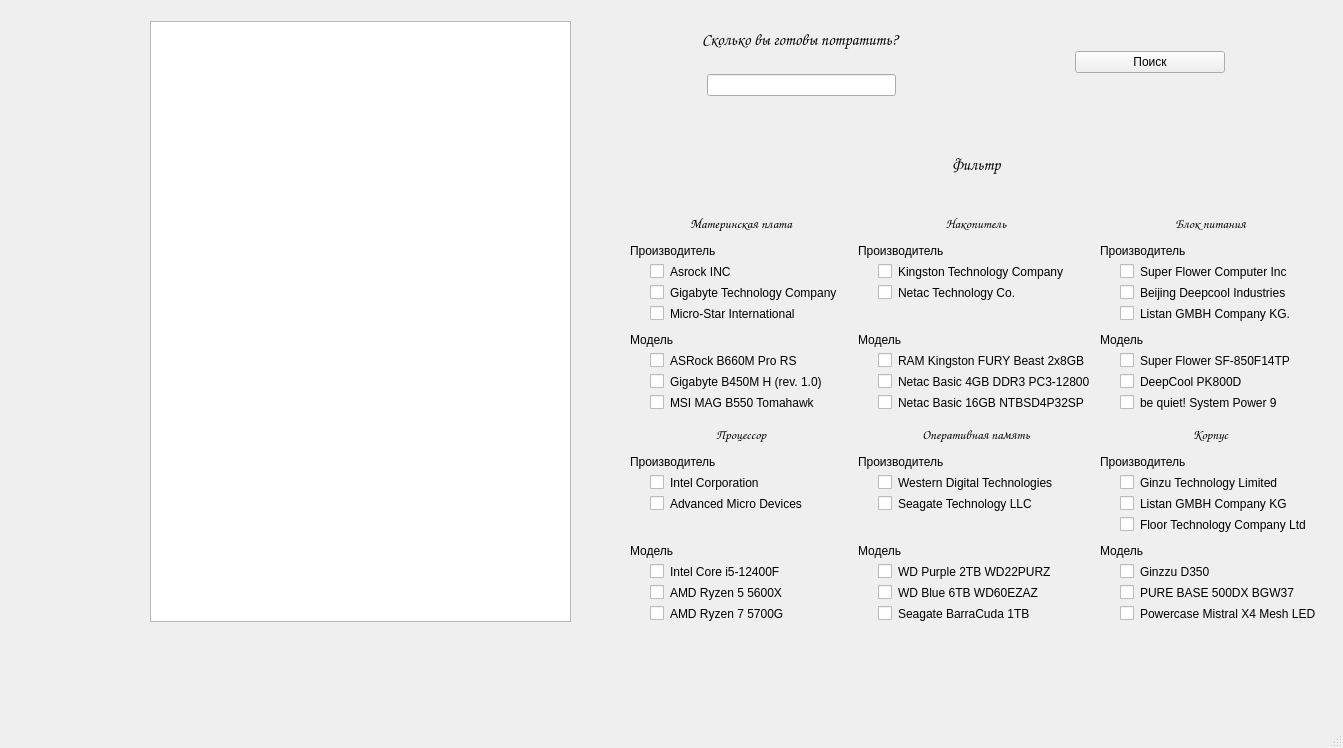
<?xml version="1.0" encoding="UTF-8"?>
<ui version="4.0">
 <class>MainWindow</class>
 <widget class="QMainWindow" name="MainWindow">
  <property name="geometry">
   <rect>
    <x>0</x>
    <y>0</y>
    <width>1343</width>
    <height>748</height>
   </rect>
  </property>
  <property name="windowTitle">
   <string>Великий комбинатор </string>
  </property>
  <property name="autoFillBackground">
   <bool>false</bool>
  </property>
  <widget class="QWidget" name="centralwidget">
   <widget class="QLabel" name="label_55">
    <property name="geometry">
     <rect>
      <x>620</x>
      <y>20</y>
      <width>711</width>
      <height>81</height>
     </rect>
    </property>
    <property name="text">
     <string/>
    </property>
   </widget>
   <widget class="QLabel" name="label_18">
    <property name="geometry">
     <rect>
      <x>40</x>
      <y>100</y>
      <width>251</width>
      <height>1351</height>
     </rect>
    </property>
    <property name="text">
     <string/>
    </property>
   </widget>
   <widget class="QLabel" name="label_24">
    <property name="geometry">
     <rect>
      <x>620</x>
      <y>130</y>
      <width>711</width>
      <height>501</height>
     </rect>
    </property>
    <property name="text">
     <string/>
    </property>
   </widget>
   <widget class="QWidget" name="horizontalLayoutWidget">
    <property name="geometry">
     <rect>
      <x>630</x>
      <y>20</y>
      <width>691</width>
      <height>85</height>
     </rect>
    </property>
    <layout class="QHBoxLayout" name="horizontalLayout">
     <item>
      <layout class="QVBoxLayout" name="verticalLayout">
       <item alignment="Qt::AlignHCenter|Qt::AlignVCenter">
        <widget class="QLabel" name="label">
         <property name="font">
          <font>
           <family>Comic Sans MS</family>
           <pointsize>12</pointsize>
          </font>
         </property>
         <property name="text">
          <string>Сколько вы готовы потратить?</string>
         </property>
        </widget>
       </item>
       <item alignment="Qt::AlignHCenter|Qt::AlignVCenter">
        <widget class="QLineEdit" name="lineEdit">
         <property name="enabled">
          <bool>true</bool>
         </property>
         <property name="minimumSize">
          <size>
           <width>189</width>
           <height>22</height>
          </size>
         </property>
         <property name="maximumSize">
          <size>
           <width>189</width>
           <height>22</height>
          </size>
         </property>
        </widget>
       </item>
      </layout>
     </item>
     <item alignment="Qt::AlignHCenter">
      <widget class="QPushButton" name="pushButton">
       <property name="minimumSize">
        <size>
         <width>150</width>
         <height>0</height>
        </size>
       </property>
       <property name="text">
        <string>Поиск</string>
       </property>
      </widget>
     </item>
    </layout>
   </widget>
   <widget class="QWidget" name="gridLayoutWidget">
    <property name="geometry">
     <rect>
      <x>630</x>
      <y>130</y>
      <width>691</width>
      <height>491</height>
     </rect>
    </property>
    <layout class="QGridLayout" name="gridLayout_3">
     <item row="1" column="0">
      <layout class="QVBoxLayout" name="verticalLayout_3">
       <property name="spacing">
        <number>6</number>
       </property>
      </layout>
     </item>
     <item row="1" column="1">
      <layout class="QVBoxLayout" name="verticalLayout_5">
       <item alignment="Qt::AlignVCenter">
        <widget class="QLabel" name="label_4">
         <property name="minimumSize">
          <size>
           <width>0</width>
           <height>28</height>
          </size>
         </property>
         <property name="font">
          <font>
           <family>Comic Sans MS</family>
           <pointsize>12</pointsize>
          </font>
         </property>
         <property name="styleSheet">
          <string notr="true">QLabel
{
color #332225;
}</string>
         </property>
         <property name="text">
          <string>Фильтр</string>
         </property>
         <property name="alignment">
          <set>Qt::AlignCenter</set>
         </property>
        </widget>
       </item>
      </layout>
     </item>
     <item row="1" column="2">
      <layout class="QVBoxLayout" name="verticalLayout_7"/>
     </item>
     <item row="2" column="2">
      <layout class="QVBoxLayout" name="verticalLayout_8">
       <item>
        <layout class="QGridLayout" name="gridLayout">
         <item row="18" column="0">
          <widget class="QCheckBox" name="cp3">
           <property name="styleSheet">
            <string notr="true">QCheckBox {
	padding-left: 20px;
}</string>
           </property>
           <property name="text">
            <string>Floor Technology Company Ltd</string>
           </property>
          </widget>
         </item>
         <item row="14" column="0">
          <widget class="QLabel" name="label_10">
           <property name="minimumSize">
            <size>
             <width>0</width>
             <height>27</height>
            </size>
           </property>
           <property name="font">
            <font>
             <family>Comic Sans MS</family>
             <pointsize>10</pointsize>
            </font>
           </property>
           <property name="styleSheet">
            <string notr="true">QLabel
{
color #332225;
}</string>
           </property>
           <property name="text">
            <string>Корпус</string>
           </property>
           <property name="alignment">
            <set>Qt::AlignBottom|Qt::AlignHCenter</set>
           </property>
          </widget>
         </item>
         <item row="23" column="0">
          <widget class="QCheckBox" name="cm3">
           <property name="styleSheet">
            <string notr="true">QCheckBox {
	padding-left: 20px;
}</string>
           </property>
           <property name="text">
            <string>Powercase Mistral X4 Mesh LED</string>
           </property>
          </widget>
         </item>
         <item row="12" column="0">
          <widget class="QCheckBox" name="psm2">
           <property name="styleSheet">
            <string notr="true">QCheckBox {
	padding-left: 20px;
}</string>
           </property>
           <property name="text">
            <string>DeepCool PK800D</string>
           </property>
          </widget>
         </item>
         <item row="15" column="0">
          <widget class="QLabel" name="label_17">
           <property name="minimumSize">
            <size>
             <width>0</width>
             <height>20</height>
            </size>
           </property>
           <property name="styleSheet">
            <string notr="true">QLabel
{
color #332225;
}</string>
           </property>
           <property name="text">
            <string>Производитель</string>
           </property>
           <property name="alignment">
            <set>Qt::AlignBottom|Qt::AlignLeading|Qt::AlignLeft</set>
           </property>
          </widget>
         </item>
         <item row="5" column="0">
          <widget class="QLabel" name="label_16">
           <property name="minimumSize">
            <size>
             <width>0</width>
             <height>20</height>
            </size>
           </property>
           <property name="styleSheet">
            <string notr="true">QLabel
{
color #332225;
}</string>
           </property>
           <property name="text">
            <string>Производитель</string>
           </property>
           <property name="alignment">
            <set>Qt::AlignBottom|Qt::AlignLeading|Qt::AlignLeft</set>
           </property>
          </widget>
         </item>
         <item row="19" column="0">
          <widget class="QLabel" name="label_23">
           <property name="minimumSize">
            <size>
             <width>0</width>
             <height>20</height>
            </size>
           </property>
           <property name="styleSheet">
            <string notr="true">QLabel
{
color #332225;
}</string>
           </property>
           <property name="text">
            <string>Модель</string>
           </property>
           <property name="alignment">
            <set>Qt::AlignBottom|Qt::AlignLeading|Qt::AlignLeft</set>
           </property>
          </widget>
         </item>
         <item row="4" column="0">
          <widget class="QLabel" name="label_9">
           <property name="minimumSize">
            <size>
             <width>0</width>
             <height>27</height>
            </size>
           </property>
           <property name="font">
            <font>
             <family>Comic Sans MS</family>
             <pointsize>10</pointsize>
            </font>
           </property>
           <property name="styleSheet">
            <string notr="true">QLabel
{
color #332225;
}</string>
           </property>
           <property name="text">
            <string>Блок питания</string>
           </property>
           <property name="alignment">
            <set>Qt::AlignBottom|Qt::AlignHCenter</set>
           </property>
          </widget>
         </item>
         <item row="11" column="0">
          <widget class="QCheckBox" name="psm1">
           <property name="styleSheet">
            <string notr="true">QCheckBox {
	padding-left: 20px;
}</string>
           </property>
           <property name="text">
            <string>Super Flower SF-850F14TP</string>
           </property>
          </widget>
         </item>
         <item row="17" column="0">
          <widget class="QCheckBox" name="cp2">
           <property name="styleSheet">
            <string notr="true">QCheckBox {
	padding-left: 20px;
}</string>
           </property>
           <property name="text">
            <string>Listan GMBH Company KG</string>
           </property>
          </widget>
         </item>
         <item row="20" column="0">
          <widget class="QCheckBox" name="cm1">
           <property name="styleSheet">
            <string notr="true">QCheckBox {
	padding-left: 20px;
}</string>
           </property>
           <property name="text">
            <string>Ginzzu D350</string>
           </property>
          </widget>
         </item>
         <item row="13" column="0">
          <widget class="QCheckBox" name="psm3">
           <property name="styleSheet">
            <string notr="true">QCheckBox {
	padding-left: 20px;
}</string>
           </property>
           <property name="text">
            <string>be quiet! System Power 9</string>
           </property>
          </widget>
         </item>
         <item row="6" column="0">
          <widget class="QCheckBox" name="psp1">
           <property name="styleSheet">
            <string notr="true">QCheckBox {
	padding-left: 20px;
}</string>
           </property>
           <property name="text">
            <string>Super Flower Computer Inc</string>
           </property>
          </widget>
         </item>
         <item row="16" column="0">
          <widget class="QCheckBox" name="cp1">
           <property name="styleSheet">
            <string notr="true">QCheckBox {
	padding-left: 20px;
}</string>
           </property>
           <property name="text">
            <string>Ginzu Technology Limited</string>
           </property>
          </widget>
         </item>
         <item row="8" column="0">
          <widget class="QCheckBox" name="psp3">
           <property name="styleSheet">
            <string notr="true">QCheckBox {
	padding-left: 20px;
}</string>
           </property>
           <property name="text">
            <string>Listan GMBH Company KG.</string>
           </property>
          </widget>
         </item>
         <item row="7" column="0">
          <widget class="QCheckBox" name="psp2">
           <property name="styleSheet">
            <string notr="true">QCheckBox {
	padding-left: 20px;
}</string>
           </property>
           <property name="text">
            <string>Beijing Deepcool Industries</string>
           </property>
          </widget>
         </item>
         <item row="22" column="0">
          <widget class="QCheckBox" name="cm2">
           <property name="styleSheet">
            <string notr="true">QCheckBox {
	padding-left: 20px;
}</string>
           </property>
           <property name="text">
            <string>PURE BASE 500DX BGW37</string>
           </property>
          </widget>
         </item>
         <item row="10" column="0">
          <widget class="QLabel" name="label_22">
           <property name="minimumSize">
            <size>
             <width>0</width>
             <height>20</height>
            </size>
           </property>
           <property name="palette">
            <palette>
             <active>
              <colorrole role="Text">
               <brush brushstyle="SolidPattern">
                <color alpha="255">
                 <red>51</red>
                 <green>34</green>
                 <blue>37</blue>
                </color>
               </brush>
              </colorrole>
             </active>
             <inactive>
              <colorrole role="Text">
               <brush brushstyle="SolidPattern">
                <color alpha="255">
                 <red>0</red>
                 <green>0</green>
                 <blue>0</blue>
                </color>
               </brush>
              </colorrole>
             </inactive>
             <disabled>
              <colorrole role="Text">
               <brush brushstyle="SolidPattern">
                <color alpha="255">
                 <red>120</red>
                 <green>120</green>
                 <blue>120</blue>
                </color>
               </brush>
              </colorrole>
             </disabled>
            </palette>
           </property>
           <property name="styleSheet">
            <string notr="true">QLabel
{
color #332225;
}</string>
           </property>
           <property name="text">
            <string>Модель</string>
           </property>
           <property name="alignment">
            <set>Qt::AlignBottom|Qt::AlignLeading|Qt::AlignLeft</set>
           </property>
          </widget>
         </item>
        </layout>
       </item>
      </layout>
     </item>
     <item row="2" column="1">
      <layout class="QVBoxLayout" name="verticalLayout_6">
       <item>
        <widget class="QLabel" name="label_51">
         <property name="minimumSize">
          <size>
           <width>0</width>
           <height>27</height>
          </size>
         </property>
         <property name="font">
          <font>
           <family>Comic Sans MS</family>
           <pointsize>10</pointsize>
          </font>
         </property>
         <property name="styleSheet">
          <string notr="true">QLabel
{
color #332225;
}</string>
         </property>
         <property name="text">
          <string>Накопитель</string>
         </property>
         <property name="alignment">
          <set>Qt::AlignBottom|Qt::AlignHCenter</set>
         </property>
        </widget>
       </item>
       <item>
        <widget class="QLabel" name="label_52">
         <property name="minimumSize">
          <size>
           <width>0</width>
           <height>20</height>
          </size>
         </property>
         <property name="styleSheet">
          <string notr="true">QLabel
{
color #332225;
}</string>
         </property>
         <property name="text">
          <string>Производитель</string>
         </property>
         <property name="alignment">
          <set>Qt::AlignBottom|Qt::AlignLeading|Qt::AlignLeft</set>
         </property>
        </widget>
       </item>
       <item>
        <widget class="QCheckBox" name="hdp1">
         <property name="styleSheet">
          <string notr="true">QCheckBox {
	padding-left: 20px;
}</string>
         </property>
         <property name="text">
          <string>Kingston Technology Company</string>
         </property>
        </widget>
       </item>
       <item>
        <widget class="QCheckBox" name="hdp2">
         <property name="styleSheet">
          <string notr="true">QCheckBox {
	padding-left: 20px;
}</string>
         </property>
         <property name="text">
          <string>Netac Technology Co.</string>
         </property>
        </widget>
       </item>
       <item>
        <widget class="QLabel" name="label_57">
         <property name="text">
          <string/>
         </property>
        </widget>
       </item>
       <item>
        <widget class="QLabel" name="label_49">
         <property name="minimumSize">
          <size>
           <width>0</width>
           <height>20</height>
          </size>
         </property>
         <property name="styleSheet">
          <string notr="true">QLabel
{
color #332225;
}</string>
         </property>
         <property name="text">
          <string>Модель</string>
         </property>
         <property name="alignment">
          <set>Qt::AlignBottom|Qt::AlignLeading|Qt::AlignLeft</set>
         </property>
        </widget>
       </item>
       <item>
        <widget class="QCheckBox" name="hdm1">
         <property name="styleSheet">
          <string notr="true">QCheckBox {
	padding-left: 20px;
}</string>
         </property>
         <property name="text">
          <string>RAM Kingston FURY Beast 2x8GB</string>
         </property>
        </widget>
       </item>
       <item>
        <widget class="QCheckBox" name="hdm2">
         <property name="styleSheet">
          <string notr="true">QCheckBox {
	padding-left: 20px;
}</string>
         </property>
         <property name="text">
          <string>Netac Basic 4GB DDR3 PC3-12800 </string>
         </property>
        </widget>
       </item>
       <item>
        <widget class="QCheckBox" name="hdm3">
         <property name="styleSheet">
          <string notr="true">QCheckBox {
	padding-left: 20px;
}</string>
         </property>
         <property name="text">
          <string>Netac Basic 16GB NTBSD4P32SP</string>
         </property>
        </widget>
       </item>
       <item>
        <widget class="QLabel" name="label_50">
         <property name="minimumSize">
          <size>
           <width>0</width>
           <height>27</height>
          </size>
         </property>
         <property name="font">
          <font>
           <family>Comic Sans MS</family>
           <pointsize>10</pointsize>
          </font>
         </property>
         <property name="styleSheet">
          <string notr="true">QLabel
{
color #332225;
}</string>
         </property>
         <property name="text">
          <string>Оперативная память</string>
         </property>
         <property name="alignment">
          <set>Qt::AlignBottom|Qt::AlignHCenter</set>
         </property>
        </widget>
       </item>
       <item>
        <widget class="QLabel" name="label_48">
         <property name="minimumSize">
          <size>
           <width>0</width>
           <height>20</height>
          </size>
         </property>
         <property name="styleSheet">
          <string notr="true">QLabel
{
color #332225;
}</string>
         </property>
         <property name="text">
          <string>Производитель</string>
         </property>
         <property name="alignment">
          <set>Qt::AlignBottom|Qt::AlignLeading|Qt::AlignLeft</set>
         </property>
        </widget>
       </item>
       <item>
        <widget class="QCheckBox" name="rap1">
         <property name="styleSheet">
          <string notr="true">QCheckBox {
	padding-left: 20px;
}</string>
         </property>
         <property name="text">
          <string>Western Digital Technologies</string>
         </property>
        </widget>
       </item>
       <item>
        <widget class="QCheckBox" name="rap2">
         <property name="styleSheet">
          <string notr="true">QCheckBox {
	padding-left: 20px;
}</string>
         </property>
         <property name="text">
          <string>Seagate Technology LLC</string>
         </property>
        </widget>
       </item>
       <item>
        <widget class="QLabel" name="label_58">
         <property name="text">
          <string/>
         </property>
        </widget>
       </item>
       <item>
        <widget class="QLabel" name="label_53">
         <property name="minimumSize">
          <size>
           <width>0</width>
           <height>20</height>
          </size>
         </property>
         <property name="styleSheet">
          <string notr="true">QLabel
{
color #332225;
}</string>
         </property>
         <property name="text">
          <string>Модель</string>
         </property>
         <property name="alignment">
          <set>Qt::AlignBottom|Qt::AlignLeading|Qt::AlignLeft</set>
         </property>
        </widget>
       </item>
       <item>
        <widget class="QCheckBox" name="ram1">
         <property name="styleSheet">
          <string notr="true">QCheckBox {
	padding-left: 20px;
}</string>
         </property>
         <property name="text">
          <string>WD Purple 2TB WD22PURZ</string>
         </property>
        </widget>
       </item>
       <item>
        <widget class="QCheckBox" name="ram2">
         <property name="styleSheet">
          <string notr="true">QCheckBox {
	padding-left: 20px;
}</string>
         </property>
         <property name="text">
          <string>WD Blue 6TB WD60EZAZ</string>
         </property>
        </widget>
       </item>
       <item>
        <widget class="QCheckBox" name="ram3">
         <property name="styleSheet">
          <string notr="true">QCheckBox {
	padding-left: 20px;
}</string>
         </property>
         <property name="text">
          <string>Seagate BarraCuda 1TB </string>
         </property>
        </widget>
       </item>
      </layout>
     </item>
     <item row="2" column="0">
      <layout class="QVBoxLayout" name="verticalLayout_4">
       <item>
        <widget class="QLabel" name="label_42">
         <property name="minimumSize">
          <size>
           <width>0</width>
           <height>27</height>
          </size>
         </property>
         <property name="font">
          <font>
           <family>Comic Sans MS</family>
           <pointsize>10</pointsize>
          </font>
         </property>
         <property name="styleSheet">
          <string notr="true">QLabel
{
color #332225;
}</string>
         </property>
         <property name="text">
          <string>Материнская плата</string>
         </property>
         <property name="alignment">
          <set>Qt::AlignBottom|Qt::AlignHCenter</set>
         </property>
        </widget>
       </item>
       <item>
        <widget class="QLabel" name="label_43">
         <property name="minimumSize">
          <size>
           <width>0</width>
           <height>20</height>
          </size>
         </property>
         <property name="styleSheet">
          <string notr="true">QLabel
{
color #332225;
}</string>
         </property>
         <property name="text">
          <string>Производитель</string>
         </property>
         <property name="alignment">
          <set>Qt::AlignBottom|Qt::AlignLeading|Qt::AlignLeft</set>
         </property>
        </widget>
       </item>
       <item>
        <widget class="QCheckBox" name="mp1">
         <property name="palette">
          <palette>
           <active>
            <colorrole role="Text">
             <brush brushstyle="SolidPattern">
              <color alpha="255">
               <red>51</red>
               <green>34</green>
               <blue>37</blue>
              </color>
             </brush>
            </colorrole>
           </active>
           <inactive>
            <colorrole role="Text">
             <brush brushstyle="SolidPattern">
              <color alpha="255">
               <red>0</red>
               <green>0</green>
               <blue>0</blue>
              </color>
             </brush>
            </colorrole>
           </inactive>
           <disabled>
            <colorrole role="Text">
             <brush brushstyle="SolidPattern">
              <color alpha="255">
               <red>120</red>
               <green>120</green>
               <blue>120</blue>
              </color>
             </brush>
            </colorrole>
           </disabled>
          </palette>
         </property>
         <property name="styleSheet">
          <string notr="true">QCheckBox {
	padding-left: 20px;
}</string>
         </property>
         <property name="text">
          <string>Asrock INC</string>
         </property>
        </widget>
       </item>
       <item>
        <widget class="QCheckBox" name="mp2">
         <property name="styleSheet">
          <string notr="true">QCheckBox {
	padding-left: 20px;
}</string>
         </property>
         <property name="text">
          <string>Gigabyte Technology Company</string>
         </property>
        </widget>
       </item>
       <item>
        <widget class="QCheckBox" name="mp3">
         <property name="styleSheet">
          <string notr="true">QCheckBox {
	padding-left: 20px;
}</string>
         </property>
         <property name="text">
          <string>Micro-Star International</string>
         </property>
        </widget>
       </item>
       <item>
        <widget class="QLabel" name="label_45">
         <property name="minimumSize">
          <size>
           <width>0</width>
           <height>20</height>
          </size>
         </property>
         <property name="styleSheet">
          <string notr="true">QLabel
{
color #332225;
}</string>
         </property>
         <property name="text">
          <string>Модель</string>
         </property>
         <property name="alignment">
          <set>Qt::AlignBottom|Qt::AlignLeading|Qt::AlignLeft</set>
         </property>
        </widget>
       </item>
       <item>
        <widget class="QCheckBox" name="mm1">
         <property name="styleSheet">
          <string notr="true">QCheckBox {
	padding-left: 20px;
}</string>
         </property>
         <property name="text">
          <string>ASRock B660M Pro RS</string>
         </property>
        </widget>
       </item>
       <item>
        <widget class="QCheckBox" name="mm2">
         <property name="styleSheet">
          <string notr="true">QCheckBox {
	padding-left: 20px;
}</string>
         </property>
         <property name="text">
          <string>Gigabyte B450M H (rev. 1.0)</string>
         </property>
        </widget>
       </item>
       <item>
        <widget class="QCheckBox" name="mm3">
         <property name="styleSheet">
          <string notr="true">QCheckBox {
	padding-left: 20px;
}</string>
         </property>
         <property name="text">
          <string>MSI MAG B550 Tomahawk</string>
         </property>
        </widget>
       </item>
       <item>
        <widget class="QLabel" name="label_44">
         <property name="minimumSize">
          <size>
           <width>24</width>
           <height>27</height>
          </size>
         </property>
         <property name="font">
          <font>
           <family>Comic Sans MS</family>
           <pointsize>10</pointsize>
          </font>
         </property>
         <property name="styleSheet">
          <string notr="true">QLabel
{
color #332225;
}</string>
         </property>
         <property name="text">
          <string>Процессор</string>
         </property>
         <property name="alignment">
          <set>Qt::AlignBottom|Qt::AlignHCenter</set>
         </property>
        </widget>
       </item>
       <item>
        <widget class="QLabel" name="label_47">
         <property name="minimumSize">
          <size>
           <width>0</width>
           <height>20</height>
          </size>
         </property>
         <property name="styleSheet">
          <string notr="true">QLabel
{
color #332225;
}</string>
         </property>
         <property name="text">
          <string>Производитель</string>
         </property>
         <property name="alignment">
          <set>Qt::AlignBottom|Qt::AlignLeading|Qt::AlignLeft</set>
         </property>
        </widget>
       </item>
       <item>
        <widget class="QCheckBox" name="pp1">
         <property name="styleSheet">
          <string notr="true">QCheckBox {
	padding-left: 20px;
}</string>
         </property>
         <property name="text">
          <string>Intel Corporation</string>
         </property>
        </widget>
       </item>
       <item>
        <widget class="QCheckBox" name="pp2">
         <property name="styleSheet">
          <string notr="true">QCheckBox {
	padding-left: 20px;
}</string>
         </property>
         <property name="text">
          <string>Advanced Micro Devices</string>
         </property>
        </widget>
       </item>
       <item>
        <widget class="QLabel" name="label_56">
         <property name="text">
          <string/>
         </property>
        </widget>
       </item>
       <item>
        <widget class="QLabel" name="label_46">
         <property name="minimumSize">
          <size>
           <width>0</width>
           <height>20</height>
          </size>
         </property>
         <property name="styleSheet">
          <string notr="true">QLabel
{
color #332225;
}</string>
         </property>
         <property name="text">
          <string>Модель</string>
         </property>
         <property name="alignment">
          <set>Qt::AlignBottom|Qt::AlignLeading|Qt::AlignLeft</set>
         </property>
        </widget>
       </item>
       <item>
        <widget class="QCheckBox" name="pm1">
         <property name="styleSheet">
          <string notr="true">QCheckBox {
	padding-left: 20px;
}</string>
         </property>
         <property name="text">
          <string>Intel Core i5-12400F</string>
         </property>
        </widget>
       </item>
       <item>
        <widget class="QCheckBox" name="pm2">
         <property name="styleSheet">
          <string notr="true">QCheckBox {
	padding-left: 20px;
}</string>
         </property>
         <property name="text">
          <string>AMD Ryzen 5 5600X</string>
         </property>
        </widget>
       </item>
       <item>
        <widget class="QCheckBox" name="pm3">
         <property name="styleSheet">
          <string notr="true">QCheckBox {
	padding-left: 20px;
}</string>
         </property>
         <property name="text">
          <string>AMD Ryzen 7 5700G</string>
         </property>
        </widget>
       </item>
      </layout>
     </item>
    </layout>
   </widget>
   <widget class="QLabel" name="label_3">
    <property name="geometry">
     <rect>
      <x>629</x>
      <y>195</y>
      <width>691</width>
      <height>431</height>
     </rect>
    </property>
    <property name="styleSheet">
     <string notr="true">OLabel {
	background-color: #9283ac;
	 border-radius: 10px;
}</string>
    </property>
    <property name="text">
     <string/>
    </property>
   </widget>
   <widget class="QLabel" name="label_54">
    <property name="geometry">
     <rect>
      <x>0</x>
      <y>0</y>
      <width>960</width>
      <height>450</height>
     </rect>
    </property>
    <property name="text">
     <string/>
    </property>
   </widget>
   <widget class="QTableWidget" name="tableWidget">
    <property name="geometry">
     <rect>
      <x>150</x>
      <y>21</y>
      <width>421</width>
      <height>601</height>
     </rect>
    </property>
   </widget>
   <zorder>label_3</zorder>
   <zorder>label_54</zorder>
   <zorder>label_24</zorder>
   <zorder>label_18</zorder>
   <zorder>label_55</zorder>
   <zorder>horizontalLayoutWidget</zorder>
   <zorder>gridLayoutWidget</zorder>
   <zorder>tableWidget</zorder>
  </widget>
  <widget class="QMenuBar" name="menubar">
   <property name="geometry">
    <rect>
     <x>0</x>
     <y>0</y>
     <width>1343</width>
     <height>22</height>
    </rect>
   </property>
  </widget>
  <widget class="QStatusBar" name="statusbar"/>
 </widget>
 <resources/>
 <connections/>
</ui>
